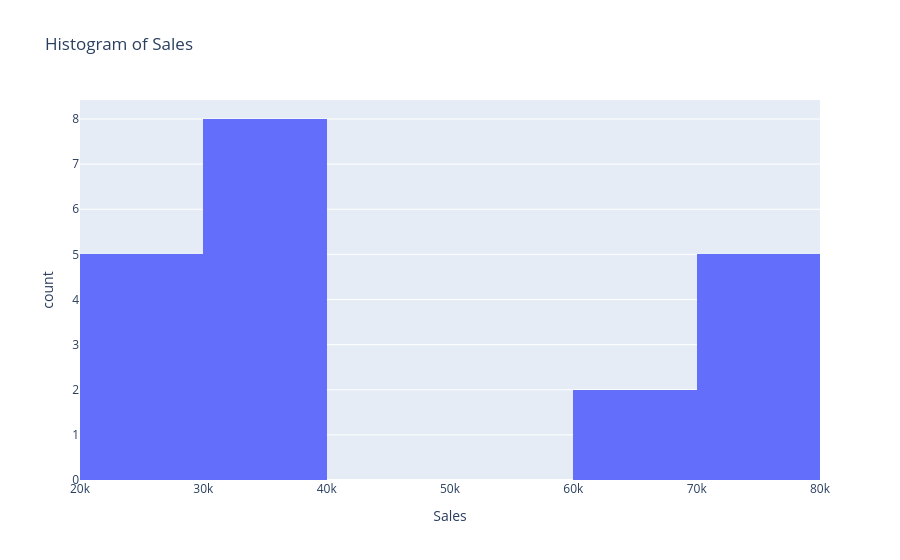

The cell this chart's notebook holds for it:
### Code cell
fig = px.histogram(
    df,
    x='Sales',
    nbins=10,
    title='Histogram of Sales'
)
fig.show()

### Figure 1 — Plotly figure (JSON) as saved in the notebook; plotly's stock layout.template omitted (floating-point values rounded to 4 significant figures)
{"data": [{"bingroup": "x", "hovertemplate": "Sales=%{x}<br>count=%{y}<extra></extra>", "legendgroup": "", "marker": {"color": "#636efa", "pattern": {"shape": ""}}, "name": "", "nbinsx": 10, "orientation": "v", "showlegend": false, "type": "histogram", "x": [65000, 30000, 25000, 70000, 32000, 27000, 68000, 35000, 26000, 72000, 33000, 28000, 75000, 34000, 29000, 76000, 36000, 30000, 78000, 37000], "xaxis": "x", "yaxis": "y"}], "layout": {"barmode": "relative", "legend": {"tracegroupgap": 0}, "title": {"text": "Histogram of Sales"}, "xaxis": {"anchor": "y", "domain": [0, 1], "title": {"text": "Sales"}}, "yaxis": {"anchor": "x", "domain": [0, 1], "title": {"text": "count"}}}}
